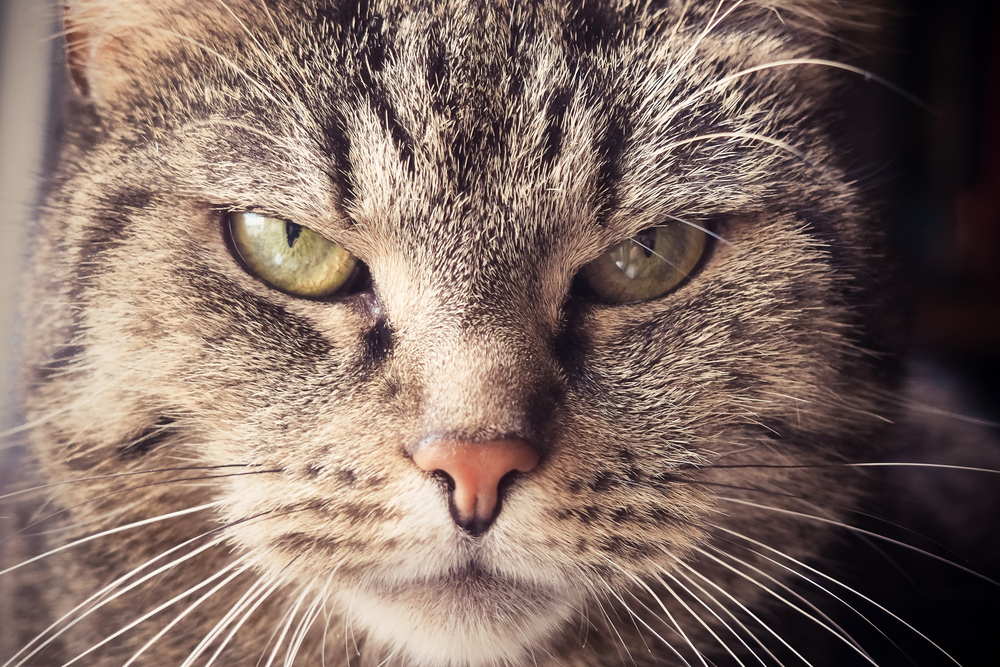
#> input picture 80_cat.png, 1000 x 667 px, shrunk from 4608 x 3072 before the run
$ jupyter execute model_v1.ipynb
#> lines starting #> are read from the running program, lines starting #| are printed output that depends on the picture
[cell 1]
import numpy as np
import matplotlib.pyplot as plt
import cv2

[cell 2]
def euclidean_distance(x1, x2):
    return np.sqrt(np.sum((x1 - x2)**2))

class KMeans:
    def __init__(self, K=5, max_iters=100, plot_steps=False):
        self.K = K
        self.max_iters = max_iters
        self.plot_steps = plot_steps

        # Danh sách các chỉ số mẫu cho mỗi cụm (each cluster)
        self.clusters = [[] for _ in range(self.K)]
        # Các tâm (vector đặc trưng trung bình) cho mỗi cụm
        self.centroids = []

    def _closest_centroid(self, sample, centroids):
        """Trái tim logic của toàn bộ thuật toán
        Giải quyết câu hỏi trong các K cụm ngoài kia thì k (centroid) nào gần x (data) hiện tại nhất

        Tạo ra các Ranh giới quyết định Decision Boundaries
        """
        # distance of the current sample to each centroid
        distances = [euclidean_distance(sample, point) for point in centroids]
        # list comprehension sử dụng hàm euclidean_distance

        closest_index = np.argmin(distances) # quét qua list distances và chỉ ra index min
        return closest_index

    def _create_clusters(self, centroids):
        """Dữ liệu X và K (centroids) đứng ở các vị trí khác nhau.
        Nhiệm vụ của hàm này là xếp từng x in X (data) vào nhóm của k in K (centroid) gần nhất

        Thực hiện một khái niệm toán học gọi là Voronoi Partition (Phân hoạch Voronoi)
        """
        # Gán các mẫu cho các tâm cụm gần nhất để tạo thành các cụm (hoặc nhóm của tâm cụm đó)
        clusters = [[] for _ in range(self.K)]

        # idx: index
        # sample: feature của x đó (ví dụ bộ màu RGB của một pixel)
        for idx, sample in enumerate(self.X):
            # dùng thước đo khoảng cách euclidean xem x (data) này gần k (centroid) nào nhất
            centroid_idx = self._closest_centroid(sample, centroids)
            clusters[centroid_idx].append(idx)
        return clusters

    def _get_cluster_labels(self, clusters):
        """Xuất kết quả
        Sau khi các điểm x (data) đã tìm được k (nhóm) thông qua các phép tính toán,
        Hàm này sẽ tổng kết thành một danh sách báo cáo.
        """
        # each sample will get the label of the cluster it was assigned to
        labels = np.empty(self.n_samples)

        for cluster_idx, cluster in enumerate(clusters):
            for sample_index in cluster:
                labels[sample_index] = cluster_idx
        return labels

    def _get_centroids(self, clusters):
        """Sau khi chia nhóm xong -> xác định xem trung tâm của nhóm đó thực sự nằm ở đâu
        Điểm cách đều tất cả các điểm còn lại,
        Đây là hàm quan trọng nhất để giúp thuật toán K-Means "thông minh" hơn sau mỗi epoch
        """
        # assign mean value of clusters to centroids
        centroids = np.zeros((self.K, self.n_features))

        for cluster_idx, cluester in enumerate(clusters):
            cluster_mean = np.mean(self.X[cluester], axis=0)    # phép tính trung bình cộng
            centroids[cluster_idx] = cluster_mean
        return centroids

    def _is_converged(self, centroid_old, centroids):
        """ Nút dừng """
        # distances between each old and new controids, for all centroids
        distances = [euclidean_distance(centroid_old[i], centroids[i]) for i in range(self.K)]
        return sum(distances) == 0

    def predict(self, X):
        self.X = X
        self.n_samples, self.n_features = X.shape

        # Khởi tạo các cụm k ngẫu nhiên giống thuật toán KNN
        random_sample_idxs = np.random.choice(self.n_samples, self.K, replace=False)
        self.centroids = [self.X[idx] for idx in random_sample_idxs]

        # Optimize Clusters
        for _ in range(self.max_iters):

            # Assin samples to closest centroids (create clusters)
            # gán các mẫu vào các tâm cụm gần nhất (Tạo các cụm) -> gán nhóm (Assign)
            self.clusters = self._create_clusters(self.centroids)

            if self.plot_steps:
                self.plot()

            # Calculate new centroids from the clusters -> Update
            centroids_old = self.centroids
            self.centroids = self._get_centroids(self.clusters)

            # check if clusters have changed    -> Kiểm tra điều kiện dừng
            if self._is_converged(centroids_old, self.centroids):
                break

            if self.plot_steps:
                self.plot()

        # Classify samples as the index of their clusters
        return self._get_cluster_labels(self.clusters)

    def plot(self):
        fig, ax = plt.subplot(figxize=(12, 8))

        for i, index in enumerate(self.clusters):
            point = self.X[index].T
            ax.scatter(*point)

        for point in self.centroids:
            ax.scatter(*point, marker="x", color='black', linewidth=2)

        plt.show()

    def cent(self): return self.centroids

[cell 3]
path = '80_cat.png'
img = cv2.imread(path)
#> img is the input picture: shape (667, 1000, 3); mean B, G, R 100, 108.4, 129

img_rgb = cv2.cvtColor(img, cv2.COLOR_BGR2RGB)
print(f"Kích thước ảnh: {img_rgb.shape}") # (Chiều cao, Chiều rộng, Số kênh màu)
#| Kích thước ảnh: (667, 1000, 3)

[cell 4]
image = img_rgb

h, w, c = image.shape
#> h = 667; w = 1000; c = 3
original_size = (w, h)
#> original_size = (1000, 667)

plt.figure(figsize=(12, 12))
plt.imshow(image)

[cell 5]
new_w = int(w * 0.1)
#> new_w = 100
new_h = int(h * 0.1)
#> new_h = 66
image_resize = cv2.resize(image, (new_w, new_h), interpolation=cv2.INTER_AREA)
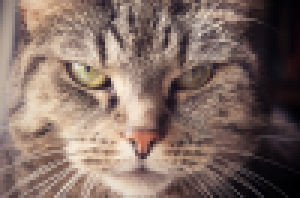
#> image_resize: shape (66, 100, 3) (shown 3 times larger); mean R, G, B 129, 108.4, 100

image_resize.shape
#> Out = (66, 100, 3)

[cell 6]
pixels = image_resize.reshape(-1, c).astype(np.float32)

pixels

[cell 7]
pixels.shape
#> Out = (6600, 3)

[cell 8]
kmeans = KMeans(K=3, max_iters=40)
labels = kmeans.predict(pixels)
#> in predict, `self.centroids = [self.X[idx] for idx in random_sample_idxs]`: self.centroids = [[109, 82, 76], [182, 153, 136], [65, 52, 58]]
#> the loop in predict, `for _ in range(self.max_iters):` made 15 passes
#> the loop in _get_cluster_labels, `for cluster_idx, cluster in enumerate(clusters):` made 3 passes
centroids = kmeans.cent()

segmented_pixels = centroids[labels.astype(int)]

segmented_resized = segmented_pixels.reshape(new_h, new_w, c).astype(np.uint8)
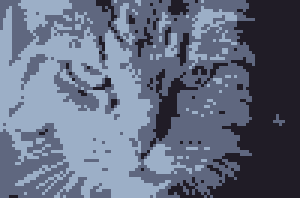
#> segmented_resized: shape (66, 100, 3) (shown 3 times larger); mean of channels 0, 1, 2 128.4, 108, 99.4; drawn as B, G, R

segmented = cv2.resize(segmented_resized, original_size, interpolation=cv2.INTER_NEAREST)
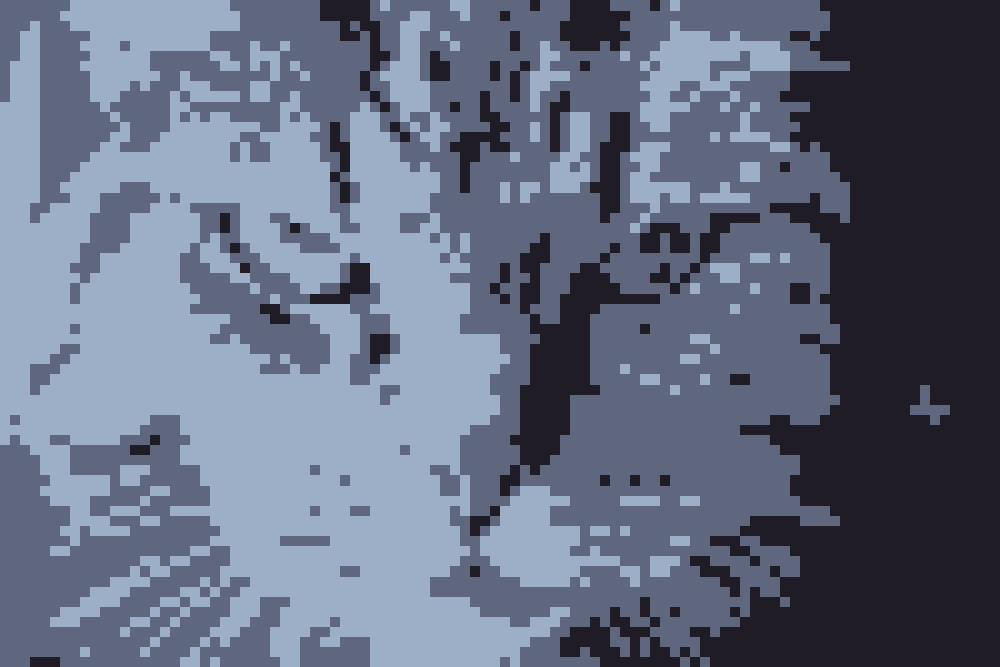
#> segmented: shape (667, 1000, 3); mean of channels 0, 1, 2 128.4, 108, 99.4; drawn as B, G, R

[cell 9]
plt.figure(figsize=(12, 6))
plt.subplot(1, 2, 1)
plt.imshow(image)
plt.title("Ảnh gốc")
plt.axis('off')

plt.subplot(1, 2, 2)
plt.imshow(segmented)
plt.title(f"Phân đoạn K-Means")
plt.axis('off')

plt.tight_layout()
plt.show()
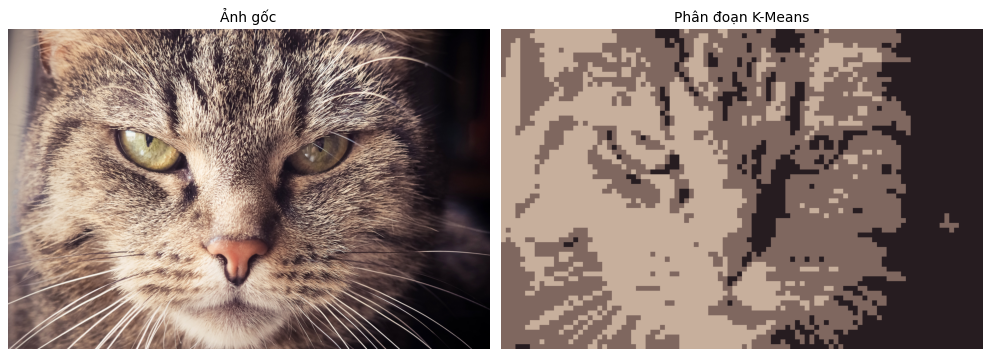
#> figure drawn by matplotlib, 2 panels
